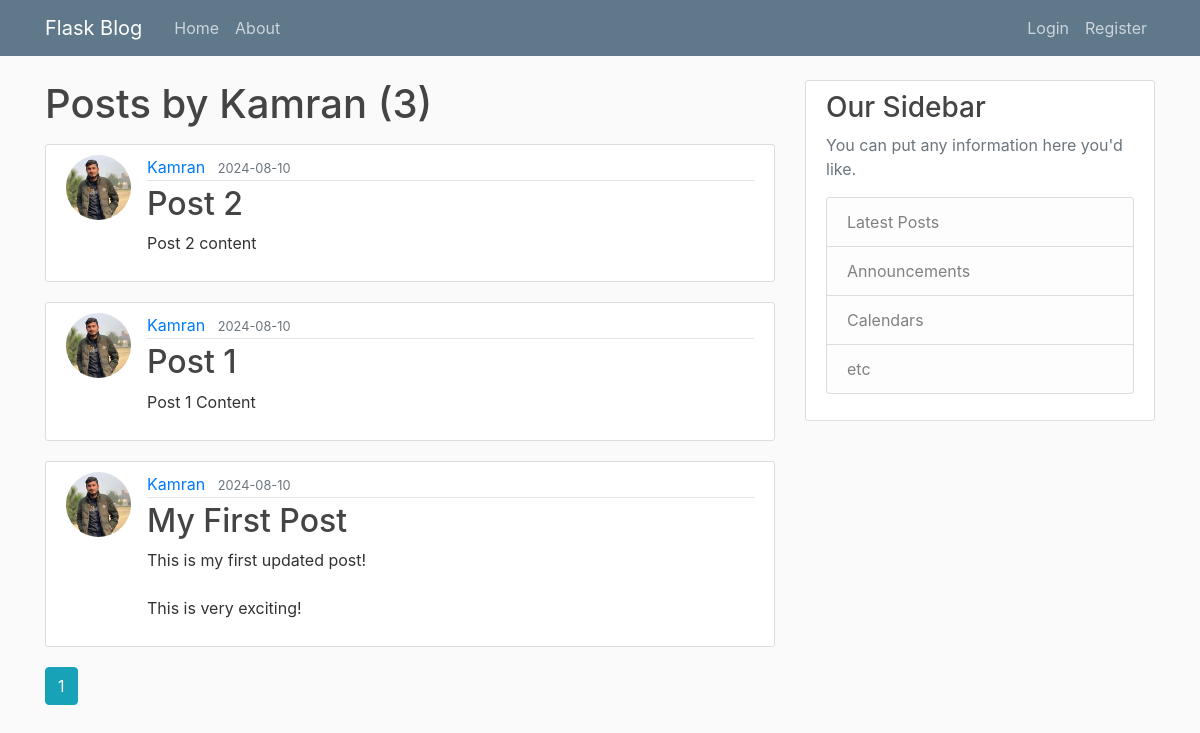
Page /user/Kamran on the committed database.
### flaskblog/models.py (models this page shows, shortened)
class User(db.Model, UserMixin):
    id = db.Column(db.Integer, primary_key=True)
    username = db.Column(db.String(20), unique=True, nullable=False)
    email = db.Column(db.String(120), unique=True, nullable=False)
    image_file = db.Column(db.String(20), nullable=False, default='default.jpg')
    password = db.Column(db.String(60), nullable=False)
    posts = db.relationship('Post', backref='author', lazy=True)

class Post(db.Model):
    id = db.Column(db.Integer, primary_key=True)
    title = db.Column(db.String(100), nullable=False)
    date_posted = db.Column(db.DateTime, nullable=False, default=datetime.utcnow)
    content = db.Column(db.Text, nullable=False)
    user_id = db.Column(db.Integer, db.ForeignKey('user.id'), nullable=False)

### flaskblog/users/routes.py (the view)
@users.route('/user/<string:username>')
def user_posts(username):
    page = request.args.get('page', 1, type=int)
    user = User.query.filter_by(username=username).first_or_404()
    posts = Post.query.filter_by(author=user)\
        .order_by(Post.date_posted.desc())\
        .paginate(page=page, per_page=5)
    return render_template('user_posts.html', posts=posts, user=user)

### flaskblog/templates/user_posts.html
{% extends "layout.html" %}
{% block content %}
    <h1 class="mb-3">Posts by {{ user.username }} ({{ posts.total }})</h1>
    {% for post in posts.items %}
        <article class="media content-section">
          <img class="rounded-circle article-img" src="{{ url_for('static', filename='profile_pics/' + post.author.image_file) }}"/>
          <div class="media-body">
            <div class="article-metadata">
              <a class="mr-2" href="{{ url_for('users.user_posts', username=post.author.username) }}">{{ post.author.username }}</a>
              <small class="text-muted">{{ post.date_posted.strftime('%Y-%m-%d') }}</small>
            </div>
            <h2><a class="article-title" href="{{ url_for('posts.post', post_id=post.id) }}">{{ post.title }}</a></h2>
            <p class="article-content">{{ post.content }}</p>
          </div>
        </article>
    {% endfor %}
    {% for page_num in posts.iter_pages(left_edge=1, right_edge=1, left_current=1, right_current=2) %}
        {% if page_num %}
          {% if posts.page == page_num %}
            <a class="btn btn-info mb-4" href="{{ url_for('users.user_posts', username=user.username, page=page_num) }}">{{ page_num }}</a>
          {% else %}
            <a class="btn btn-outline-info mb-4" href="{{ url_for('users.user_posts', username=user.username, page=page_num) }}">{{ page_num }}</a>
          {% endif %}
        {% else %}
          ...
        {% endif %}
    {% endfor %}
{% endblock content %}

### flaskblog/static/main.css (style rules this page uses)
body { background: #fafafa; color: #333333; margin-top: 5rem; }
h1, h2, h3, h4, h5, h6 { color: #444444; }
.content-section { background: #ffffff; padding: 10px 20px; border: 1px solid #dddddd; border-radius: 3px; margin-bottom: 20px; }
.article-title { color: #444444; }
.article-content { white-space: pre-line; }
.article-img { height: 65px; width: 65px; margin-right: 16px; }
.article-metadata { padding-bottom: 1px; margin-bottom: 4px; border-bottom: 1px solid #e3e3e3 }

### rows in the picture
User: username "Kamran"
Post: image_file (picture), author.username "Kamran", date_posted "2024-08-10", title "Post 2", content "Post 2 content"
Post: image_file (picture), author.username "Kamran", date_posted "2024-08-10", title "Post 1", content "Post 1 Content"
Post: image_file (picture), author.username "Kamran", date_posted "2024-08-10", title "My First Post", content "This is my first updated post! This is very exciting!"

### other values in the picture
{{ posts.total }} "3"
{{ page_num }} "1"
